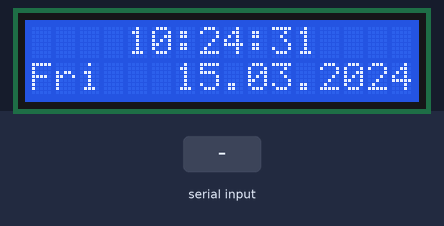
Bench run of a sketch on a simulated Arduino Uno, built with avr-gcc and run on an emulated ATmega328P. Parts: 16×2 character LCD. The inputs (shaded band) are chosen by the test bench. The local clock reads 2024-03-15 10:24:30 at power-on unless the sketch sets it; what the sketch prints to the serial monitor is not drawn.

Above: at 1.2 s.
1.3 s: "," received over Serial
At 2.9 s:
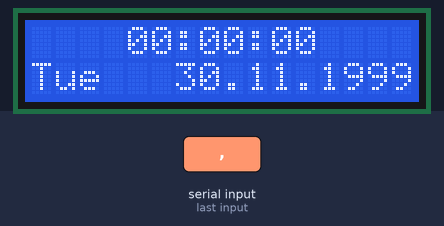
4.3 s: "5\n" received over Serial
At 5.7 s:
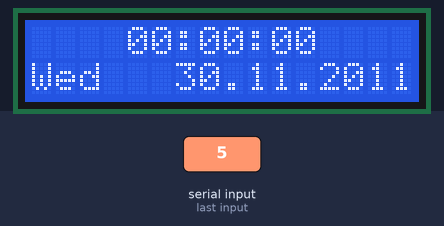
7.3 s: "90,45\n" received over Serial
At 8.9 s:
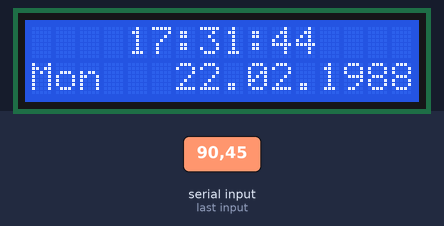
10.3 s: "30,150\n" received over Serial
At 12.0 s:
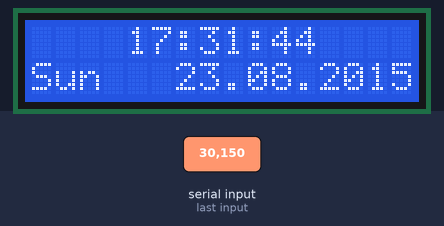
13.3 s: "90\n" received over Serial
At 14.8 s:
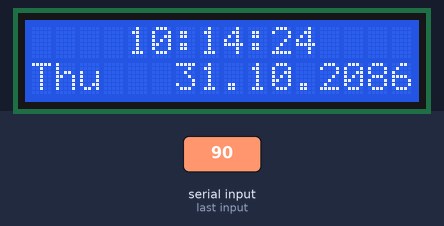
Timing chart, 0 to 16.3 s (numbered marks = the images above; inputs shaded):
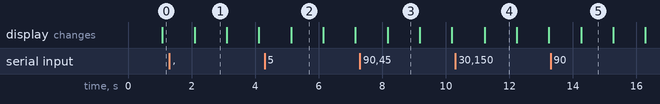

The sketch:

DS1302_LCD.ino
```cpp
// DS1302_LCD (C)2010 Henning Karlsen
// web: http://www.henningkarlsen.com/electronics
//
// A quick demo of how to use my DS1302-library to make a quick
// clock using a DS1302 and a 16x2 LCD.
//
// I assume you know how to connect the DS1302 and LCD.
// DS1302:  CE pin    -> Arduino Digital 2
//          I/O pin   -> Arduino Digital 3
//          SCLK pin  -> Arduino Digital 4
// LCD:     DB7       -> Arduino Digital 6
//          DB6       -> Arduino Digital 7
//          DB5       -> Arduino Digital 8
//          DB4       -> Arduino Digital 9
//          E         -> Arduino Digital 10
//          RS        -> Arduino Digital 11

#include <LiquidCrystal.h>
#include <DS1302.h>

// Init the DS1302
DS1302 rtc(2, 3, 4);

// Init the LCD
LiquidCrystal lcd(12, 11, 9, 8, 7, 6);

/* 日期变量缓存 */
char buf[50];
char day[10];
/* 串口数据缓存 */
String comdata = "";
int numdata[7] ={0}, j = 0, mark = 0;


void setup()
{
  Serial.begin(9600);
  // Set the clock to run-mode, and disable the write protection
  rtc.halt(false);
  rtc.writeProtect(false);

  // Setup LCD to 16x2 characters
  lcd.begin(16, 2);

}

void loop()
{
      /* 当串口有数据的时候，将数据拼接到变量comdata */
    while (Serial.available() > 0)
    {
        comdata += char(Serial.read());
        delay(2);
        mark = 1;
    }
    /* 以逗号分隔分解comdata的字符串，分解结果变成转换成数字到numdata[]数组 */
    if(mark == 1)
    {
        Serial.print("You inputed : ");
        Serial.println(comdata);
        for(int i = 0; i < comdata.length() ; i++)
        {
            if(comdata[i] == ',' || comdata[i] == 0x10 || comdata[i] == 0x13)
            {
                j++;
            }
            else
            {
                numdata[j] = numdata[j] * 10 + (comdata[i] - '0');
            }
        }
        /* 将转换好的numdata凑成时间格式，写入DS1302 */

        // The following lines can be commented out to use the values already stored in the DS1302
        rtc.setDOW(numdata[6]);        // Set Day-of-Week to FRIDAY
        rtc.setTime(numdata[3],numdata[4], numdata[5]);     // Set the time to 12:00:00 (24hr format)
        rtc.setDate(numdata[2], numdata[1], numdata[0]);   // Set the date to August 6th, 2010
        mark = 0;j=0;
        /* 清空 comdata 变量，以便等待下一次输入 */
        comdata = String("");
        /* 清空 numdata */
        for(int i = 0; i < 7 ; i++) numdata[i]=0;
    }

  // Display time centered on the upper line
  lcd.setCursor(4, 0);
  lcd.print(rtc.getTimeStr());

  // Display abbreviated Day-of-Week in the lower left corner
  lcd.setCursor(0, 1);
  lcd.print(rtc.getDOWStr(FORMAT_SHORT));

  // Display date in the lower right corner
  lcd.setCursor(6, 1);
  lcd.print(rtc.getDateStr());

  // Wait one second before repeating :)
  delay (1000);
}
```

Measured:
- after the input at 1.3 s, the display: changes after 0.80 s (image 1)
- after the input at 4.3 s, the display: changes after 0.83 s (image 2)
- after the input at 7.3 s, the display: changes after 0.87 s (image 3)
- after the input at 10.3 s, the display: changes after 0.92 s (image 4)
- after the input at 13.3 s, the display: changes after 0.96 s (image 5)
- what the display in image 1 shows lasts 1.0 s, from 2.1 s to 3.1 s
